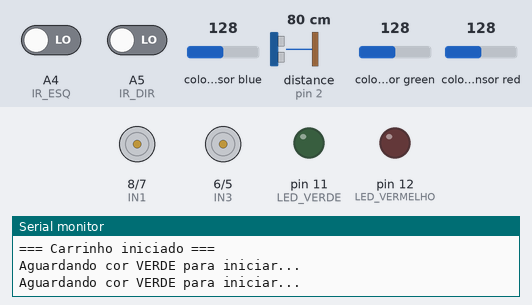
Bench run of a sketch on a simulated Arduino Uno, built with avr-gcc and run on an emulated ATmega328P. On the bench: motor-driver pin pairs drawn as motors (green arrow = first pin HIGH = forward, orange = second pin HIGH = backward, longer = more drive, scaled by the enable pin), output pins drawn as LEDs (lit = HIGH), the last lines printed to the serial monitor. Wiring (inferred from the names in the program): TCS3200 colour sensor: output pin 4; S2 A2; S3 A3; S0 A0; S1 A1. Inputs (shaded band) come from the test bench; at power-on: colour sensor blue 128, A4 (IR_ESQ) LOW, A5 (IR_DIR) LOW, distance to the obstacle (sensor on pin 2) 80 cm, colour sensor green 128, colour sensor red 128. The echo pulse lasts 58.3 µs per cm; pins used as bus, display or sensor lines are not drawn.

Above: at 0.8 s.
0.9 s: colour sensor blue set to 104
2.7 s: colour sensor blue set to 95
At 4.0 s:
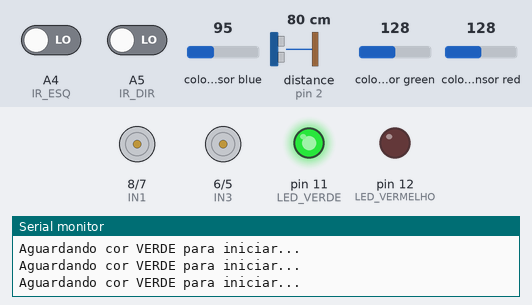
At 9.3 s:
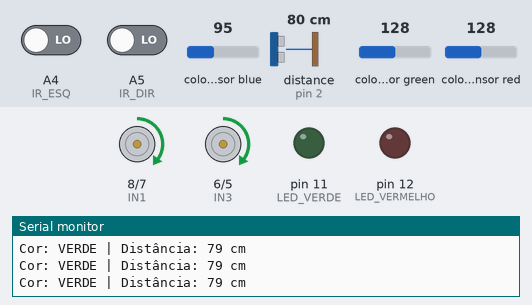
Timing chart, 0 to 10.8 s (numbered marks = the images above; inputs shaded):
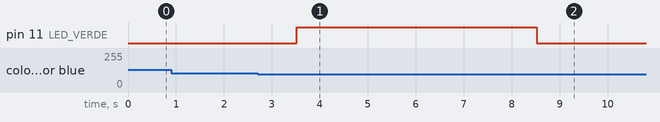

The sketch:

Final.ino
```cpp
// Autor: Cleyson Soares
// Projeto: Carrinho seguidor de linha com RGB, IR e Ultrassônico
// Versão: 1.0 (integração final completa)
// Data: 20/10/2025

// ---------- Motores ----------
#define ENA 9
#define IN1 8
#define IN2 7
#define ENB 10
#define IN3 6
#define IN4 5

// ---------- Sensor Ultrassônico ----------
#define TRIG 3
#define ECHO 2

// ---------- LEDs ----------
#define LED_VERDE 11
#define LED_VERMELHO 12

// ---------- Sensor RGB TCS230 ----------
#define S0 A0
#define S1 A1
#define S2 A2
#define S3 A3
#define OUT 4

// ---------- Sensores Infravermelhos ----------
#define IR_ESQ A4
#define IR_DIR A5

// ---------- Variáveis ----------
int redFrequency = 0;
int greenFrequency = 0;
int blueFrequency = 0;

// ---------- Funções ----------
void andarFrente();
void pararMotores();
void virarEsquerda();
void virarDireita();
long medirDistancia();
int readChannel(bool s2, bool s3);
String detectarCor();
void seguirLinha();

void setup() {
  // Sensores ultrassônico
  pinMode(TRIG, OUTPUT);
  pinMode(ECHO, INPUT);

  // LEDs
  pinMode(LED_VERDE, OUTPUT);
  pinMode(LED_VERMELHO, OUTPUT);

  // Motores
  pinMode(ENA, OUTPUT);
  pinMode(IN1, OUTPUT);
  pinMode(IN2, OUTPUT);
  pinMode(ENB, OUTPUT);
  pinMode(IN3, OUTPUT);
  pinMode(IN4, OUTPUT);

  // Sensor RGB
  pinMode(S0, OUTPUT);
  pinMode(S1, OUTPUT);
  pinMode(S2, OUTPUT);
  pinMode(S3, OUTPUT);
  pinMode(OUT, INPUT);
  digitalWrite(S0, HIGH);
  digitalWrite(S1, LOW);

  // Sensores IR
  pinMode(IR_ESQ, INPUT);
  pinMode(IR_DIR, INPUT);

  Serial.begin(9600);
  Serial.println("=== Carrinho iniciado ===");

  // Espera cor verde para começar
  String corDetectada = "";
  do {
    corDetectada = detectarCor();
    Serial.println("Aguardando cor VERDE para iniciar...");
    delay(500);
  } while (corDetectada != "VERDE");

  // LED verde por 5 s
  digitalWrite(LED_VERDE, HIGH);
  delay(5000);
  digitalWrite(LED_VERDE, LOW);

  andarFrente();
}

void loop() {
  String cor = detectarCor();
  long distancia = medirDistancia();

  Serial.print("Cor: ");
  Serial.print(cor);
  Serial.print(" | Distância: ");
  Serial.print(distancia);
  Serial.println(" cm");

  // Evita colisão
  if (distancia <= 10 && distancia > 0) {
    pararMotores();
    digitalWrite(LED_VERMELHO, HIGH);
    delay(500);
  }
  else if (cor == "AMARELO") {
    pararMotores();
    for (int i = 0; i < 5; i++) {
      digitalWrite(LED_VERMELHO, HIGH);
      delay(500);
      digitalWrite(LED_VERMELHO, LOW);
      delay(500);
    }
    seguirLinha();
  }
  else if (cor == "VERMELHO") {
    pararMotores();
    digitalWrite(LED_VERMELHO, HIGH);
    delay(5000);
    digitalWrite(LED_VERMELHO, LOW);
    seguirLinha();
  }
  else if (cor == "VERDE") {
    // Verde apenas indica início — depois só segue linha
    seguirLinha();
  }
  else {
    seguirLinha();
  }

  delay(100);
}

// ---------- Funções auxiliares ----------

long medirDistancia() {
  digitalWrite(TRIG, LOW);
  delayMicroseconds(2);
  digitalWrite(TRIG, HIGH);
  delayMicroseconds(10);
  digitalWrite(TRIG, LOW);
  long duracao = pulseIn(ECHO, HIGH);
  return duracao * 0.034 / 2;
}

void andarFrente() {
  digitalWrite(IN1, HIGH);
  digitalWrite(IN2, LOW);
  analogWrite(ENA, 80);

  digitalWrite(IN3, HIGH);
  digitalWrite(IN4, LOW);
  analogWrite(ENB, 80);
}

void pararMotores() {
  analogWrite(ENA, 0);
  analogWrite(ENB, 0);
  digitalWrite(IN1, LOW);
  digitalWrite(IN2, LOW);
  digitalWrite(IN3, LOW);
  digitalWrite(IN4, LOW);
}

void virarEsquerda() {
  digitalWrite(IN1, LOW);
  digitalWrite(IN2, HIGH);
  analogWrite(ENA, 70);

  digitalWrite(IN3, HIGH);
  digitalWrite(IN4, LOW);
  analogWrite(ENB, 70);
}

void virarDireita() {
  digitalWrite(IN1, HIGH);
  digitalWrite(IN2, LOW);
  analogWrite(ENA, 70);

  digitalWrite(IN3, LOW);
  digitalWrite(IN4, HIGH);
  analogWrite(ENB, 70);
}

void seguirLinha() {
  int esquerda = digitalRead(IR_ESQ);
  int direita = digitalRead(IR_DIR);

  if (esquerda == LOW && direita == LOW) {
    andarFrente();
  } else if (esquerda == LOW && direita == HIGH) {
    virarEsquerda();
  } else if (esquerda == HIGH && direita == LOW) {
    virarDireita();
  } else {
    pararMotores();
  }
}

int readChannel(bool s2, bool s3) {
  digitalWrite(S2, s2);
  digitalWrite(S3, s3);
  delayMicroseconds(200);
  unsigned long soma = 0;
  for (int i = 0; i < 5; i++) soma += pulseIn(OUT, LOW, 100000);
  return soma / 5;
}

String detectarCor() {
  redFrequency   = readChannel(LOW,  LOW);
  greenFrequency = readChannel(HIGH, HIGH);
  blueFrequency  = readChannel(LOW,  HIGH);

  int R = redFrequency;
  int G = greenFrequency;
  int B = blueFrequency;

  int diffRG = abs(R - G);
  int mediaRGB = (R + G + B) / 3;

  bool isYellow = (diffRG <= 10 && B >= max(R, G) + 12 && mediaRGB < 30);
  bool isGreen  = (G <= R - 3 && G <= B - 3) || (mediaRGB >= 30 && diffRG <= 6 && B >= G + 10);
  bool isRed    = (R <= G - 4 && R <= B - 4);

  if (isYellow) return "AMARELO";
  else if (isRed) return "VERMELHO";
  else if (isGreen) return "VERDE";
  else return "NENHUMA";
}
```

Measured:
- the behaviour switches between 100 and 99 on colour sensor blue (found by bisection; images 0 and 1)
- after the input at 2.7 s, pin 11 (LED_VERDE): LOW → HIGH after 0.82 s, → LOW 5.0 s later; motor on pin 8 (IN1) / pin 7 (IN2), motor on pin 6 (IN3) / pin 5 (IN4): stopped → forward 80/255 after 5.8 s
